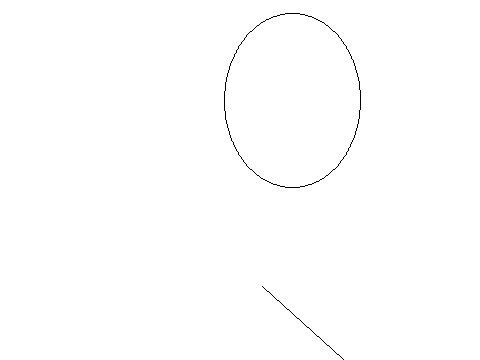

This chart was generated by the following Python code:
from PIL import Image, ImageDraw
image1 = Image.new('RGB', (480, 360), '#ffffff')
draw = ImageDraw.Draw(image1)
c=[368,455,264,248]
draw.ellipse(c,'#ffffff','#000000')
c=[164,90,155,332]
draw.ellipse(c,'#ffffff','#000000')
c=[79,364,336,54]
draw.ellipse(c,'#ffffff','#000000')
c=[418,391,251,168]
draw.ellipse(c,'#ffffff','#000000')
c=[286,277,357,269]
draw.ellipse(c,'#ffffff','#000000')
c=[403,317,41,127]
draw.ellipse(c,'#ffffff','#000000')
c=[224,13,360,187]
draw.ellipse(c,'#ffffff','#000000')
c=[435,0,320,359]
draw.ellipse(c,'#ffffff','#000000')
c=[382,114,69,5]
draw.ellipse(c,'#ffffff','#000000')
l=[414,423,262,286]
draw.line(l,'#000000')
image1.save('Artist7.png')